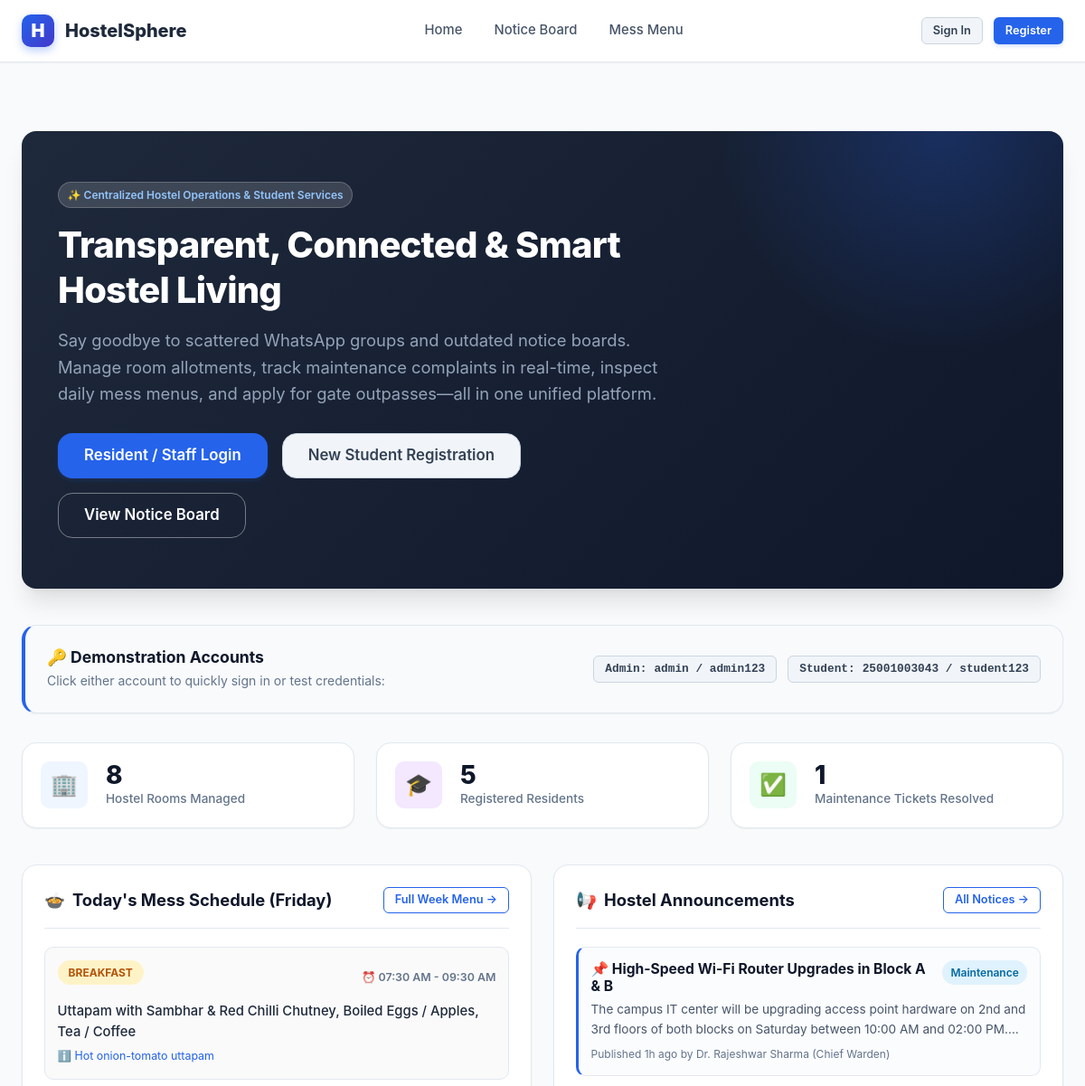
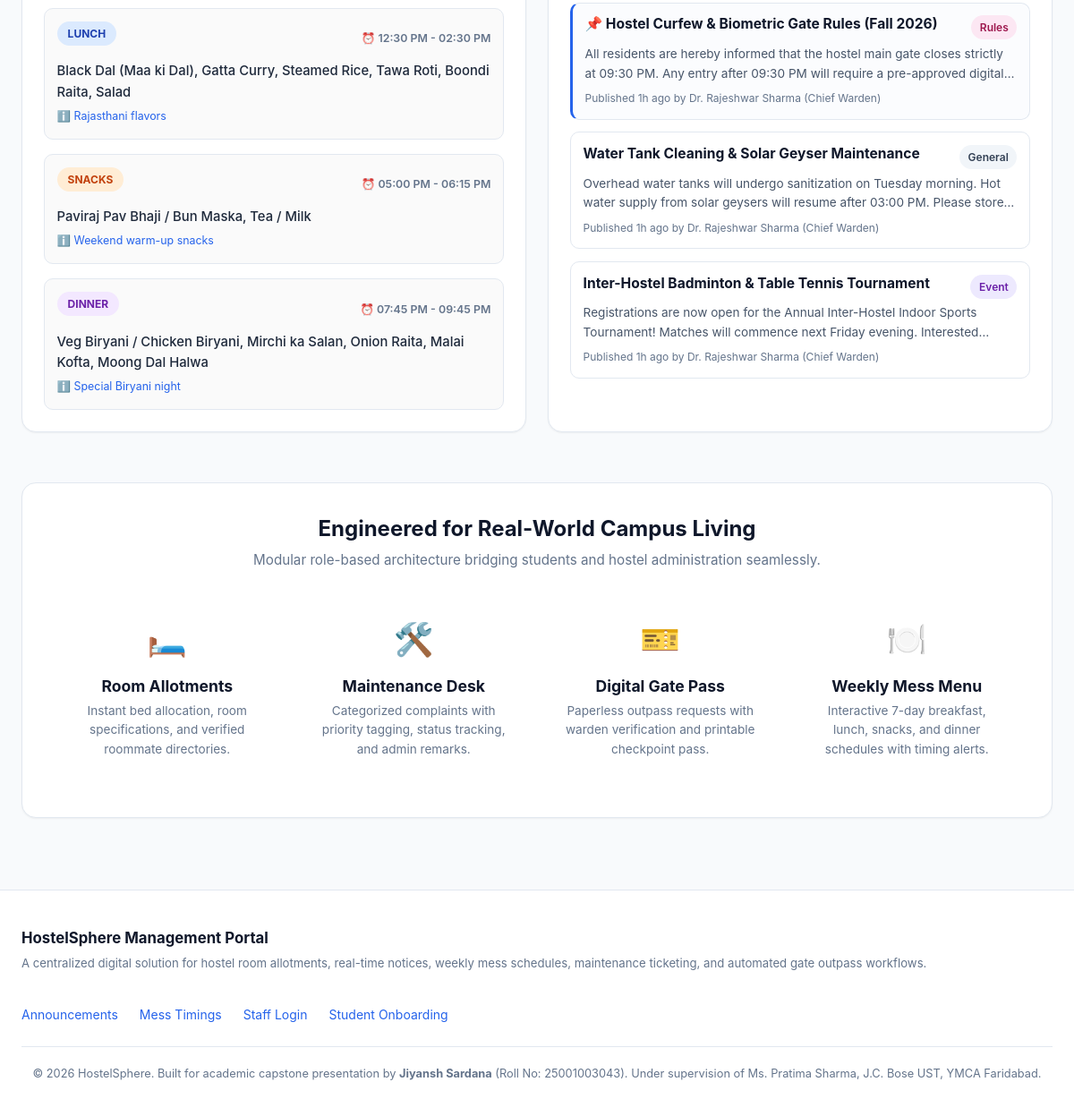
The page / on the database its author committed (2 pictures, top to bottom).
### tables this page shows
CREATE TABLE mess_menu (
    id INTEGER PRIMARY KEY AUTOINCREMENT,
    day_of_week TEXT NOT NULL CHECK(day_of_week IN ('Monday', 'Tuesday', 'Wednesday', 'Thursday', 'Friday', 'Saturday', 'Sunday')),
    meal_type TEXT NOT NULL CHECK(meal_type IN ('Breakfast', 'Lunch', 'Snacks', 'Dinner')),
    items TEXT NOT NULL,                     -- Comma-separated or descriptive menu items
    timings TEXT NOT NULL,                   -- e.g., '07:30 AM - 09:30 AM'
    special_note TEXT,
    updated_at TIMESTAMP DEFAULT CURRENT_TIMESTAMP,
    UNIQUE(day_of_week, meal_type)
);

CREATE TABLE notices (
    id INTEGER PRIMARY KEY AUTOINCREMENT,
    title TEXT NOT NULL,
    content TEXT NOT NULL,
    category TEXT DEFAULT 'General' CHECK(category IN ('Urgent', 'General', 'Mess', 'Event', 'Maintenance', 'Rules')),
    is_pinned INTEGER DEFAULT 0,            -- 1 for pinned at top
    created_by INTEGER NOT NULL,
    created_at TIMESTAMP DEFAULT CURRENT_TIMESTAMP,
    FOREIGN KEY (created_by) REFERENCES users(id) ON DELETE CASCADE
);

CREATE TABLE users (
    id INTEGER PRIMARY KEY AUTOINCREMENT,
    username TEXT UNIQUE NOT NULL,           -- Roll number for students or 'admin' for warden
    full_name TEXT NOT NULL,
    email TEXT UNIQUE NOT NULL,
    password_hash TEXT NOT NULL,
    role TEXT NOT NULL CHECK(role IN ('student', 'admin')),
    phone TEXT,
    guardian_name TEXT,
    guardian_phone TEXT,
    branch TEXT,                             -- e.g., 'Computer Engineering'
    semester INTEGER,                        -- e.g., 3
    gender TEXT CHECK(gender IN ('Male', 'Female', 'Other')),
    created_at TIMESTAMP DEFAULT CURRENT_TIMESTAMP
);

### app.py (the view)
@app.route('/')
def index():
    today = datetime.datetime.now().strftime('%A')
    notices = query_db("""
        SELECT n.*, u.full_name as author_name
        FROM notices n
        JOIN users u ON n.created_by = u.id
        ORDER BY n.is_pinned DESC, n.created_at DESC
        LIMIT 4
    """)
    today_meals = query_db("""
        SELECT * FROM mess_menu
        WHERE day_of_week = ?
        ORDER BY
            CASE meal_type
                WHEN 'Breakfast' THEN 1
                WHEN 'Lunch' THEN 2
                WHEN 'Snacks' THEN 3
                WHEN 'Dinner' THEN 4
            END
    """, (today,))
    stats = {
        'total_rooms': query_db("SELECT COUNT(*) as c FROM rooms", one=True)['c'],
        'total_students': query_db("SELECT COUNT(*) as c FROM users WHERE role = 'student'", one=True)['c'],
        'resolved_complaints': query_db("SELECT COUNT(*) as c FROM complaints WHERE status = 'Resolved'", one=True)['c']
    }
    return render_template('index.html', notices=notices, today_meals=today_meals, today=today, stats=stats)

### app.py (called while the page is built)
@app.context_processor
def inject_globals():
    user = None
    if 'user_id' in session:
        user = query_db("SELECT * FROM users WHERE id = ?", (session['user_id'],), one=True)
    days = ['Monday', 'Tuesday', 'Wednesday', 'Thursday', 'Friday', 'Saturday', 'Sunday']
    today_name = datetime.datetime.now().strftime('%A')
    return {
        'current_user': user,
        'current_year': datetime.datetime.now().year,
        'days_of_week': days,
        'today_name': today_name
    }

@app.template_filter('time_ago')
def time_ago(value):
    if not value:
        return ''
    try:
        dt = datetime.datetime.strptime(str(value).split('.')[0], '%Y-%m-%d %H:%M:%S')
        now = datetime.datetime.now()
        diff = now - dt
        if diff.days > 30:
            return dt.strftime('%d %b %Y')
        if diff.days > 0:
            return f"{diff.days}d ago"
        hours = diff.seconds // 3600
        if hours > 0:
            return f"{hours}h ago"
        minutes = diff.seconds // 60
        if minutes > 0:
            return f"{minutes}m ago"
        return "Just now"
    except Exception:
        return str(value)

### database.py (called while the page is built)
def get_db():
    db = getattr(g, '_database', None)
    if db is None:
        db = g._database = sqlite3.connect(DATABASE)
        db.row_factory = sqlite3.Row
        db.execute("PRAGMA foreign_keys = ON")
    return db

def close_connection(exception):
    db = getattr(g, '_database', None)
    if db is not None:
        db.close()

def query_db(query, args=(), one=False):
    cur = get_db().execute(query, args)
    rv = cur.fetchall()
    cur.close()
    return (rv[0] if rv else None) if one else rv

### templates/index.html (shortened to what this page needs)
{% extends 'base.html' %}
{% block content %}
<section class="hero-banner">
  <div class="hero-content">
    <span class="badge" style="background: rgba(255,255,255,0.15); color: #93c5fd; margin-bottom: 1rem; border: 1px solid rgba(255,255,255,0.2);">
      ✨ Centralized Hostel Operations & Student Services
    </span>
    <h1 class="hero-title">Transparent, Connected & Smart Hostel Living</h1>
    <p class="hero-subtitle">
      Say goodbye to scattered WhatsApp groups and outdated notice boards. Manage room allotments, track maintenance complaints in real-time, inspect daily mess menus, and apply for gate outpasses—all in one unified platform.
    </p>
    <div class="hero-actions">
      {% if current_user %}
        {% if current_user.role == 'student' %}
          <a href="{{ url_for('student_dashboard') }}" class="btn btn-primary btn-lg">Go to Student Dashboard &rarr;</a>
          <a href="{{ url_for('student_complaints') }}" class="btn btn-secondary btn-lg">Raise Complaint</a>
        {% else %}
          <a href="{{ url_for('admin_dashboard') }}" class="btn btn-primary btn-lg">Open Warden Portal &rarr;</a>
          <a href="{{ url_for('admin_outpass') }}" class="btn btn-secondary btn-lg">Review Outpasses</a>
        {% endif %}
      {% else %}
        <a href="{{ url_for('login') }}" class="btn btn-primary btn-lg">Resident / Staff Login</a>
        <a href="{{ url_for('register') }}" class="btn btn-secondary btn-lg">New Student Registration</a>
        <a href="{{ url_for('notices') }}" class="btn btn-outline btn-lg" style="color: white; border-color: rgba(255,255,255,0.4);">View Notice Board</a>
      {% endif %}
    </div>
  </div>
</section>
{% if not current_user %}
<div class="card" style="border-left: 4px solid var(--primary); background: #f8fafc; margin-bottom: 2rem;">
  <div style="display: flex; align-items: center; justify-content: space-between; flex-wrap: wrap; gap: 1rem;">
    <div>
      <h4 style="margin-bottom: 0.25rem;">🔑 Demonstration Accounts</h4>
      <p style="margin: 0; font-size: 0.875rem; color: var(--text-muted);">
        Click either account to quickly sign in or test credentials:
      </p>
    </div>
    <div style="display: flex; gap: 0.75rem; flex-wrap: wrap;">
      <a href="{{ url_for('login') }}" class="btn btn-sm btn-secondary" style="font-family: monospace;">
        <strong>Admin:</strong> admin / admin123
      </a>
      <a href="{{ url_for('login') }}" class="btn btn-sm btn-secondary" style="font-family: monospace;">
        <strong>Student:</strong> 25001003043 / student123
      </a>
    </div>
  </div>
</div>
{% endif %}
<div class="grid grid-cols-3" style="margin-bottom: 2.5rem;">
  <div class="stat-card">
    <div class="stat-icon blue">🏢</div>
    <div>
      <div class="stat-val">{{ stats.total_rooms }}</div>
      <div class="stat-lbl">Hostel Rooms Managed</div>
    </div>
  </div>
  <div class="stat-card">
    <div class="stat-icon purple">🎓</div>
    <div>
      <div class="stat-val">{{ stats.total_students }}</div>
      <div class="stat-lbl">Registered Residents</div>
    </div>
  </div>
  <div class="stat-card">
    <div class="stat-icon green">✅</div>
    <div>
      <div class="stat-val">{{ stats.resolved_complaints }}</div>
      <div class="stat-lbl">Maintenance Tickets Resolved</div>
    </div>
  </div>
</div>
<div class="grid grid-cols-2" style="margin-bottom: 2rem;">
  <div class="card">
    <div class="card-header">
      <div class="card-title">
        <span>🍲</span>
        <span>Today's Mess Schedule ({{ today }})</span>
      </div>
      <a href="{{ url_for('mess_menu') }}" class="btn btn-sm btn-outline">Full Week Menu &rarr;</a>
    </div>
    {% if today_meals %}
      <div style="display: flex; flex-direction: column; gap: 1rem;">
        {% for meal in today_meals %}
          <div style="padding: 0.85rem; border: 1px solid var(--border-color); border-radius: var(--radius-md); background: #fafafa;">
            <div style="display: flex; justify-content: space-between; align-items: center; margin-bottom: 0.35rem;">
              <span class="meal-badge meal-{{ meal.meal_type|lower }}">{{ meal.meal_type }}</span>
              <span style="font-size: 0.775rem; color: var(--text-muted); font-weight: 600;">⏰ {{ meal.timings }}</span>
            </div>
            <p style="font-size: 0.925rem; font-weight: 500; margin: 0; color: #1e293b;">
              {{ meal.items }}
            </p>
            {% if meal.special_note %}
              <small style="color: var(--primary); font-size: 0.775rem;">ℹ️ {{ meal.special_note }}</small>
            {% endif %}
          </div>
        {% endfor %}
      </div>
    {% else %}
      <p style="color: var(--text-muted); text-align: center; padding: 2rem 0;">No mess schedule found for today.</p>
    {% endif %}
  </div>
  <div class="card">
    <div class="card-header">
      <div class="card-title">
        <span>📢</span>
        <span>Hostel Announcements</span>
      </div>
      <a href="{{ url_for('notices') }}" class="btn btn-sm btn-outline">All Notices &rarr;</a>
    </div>
    {% if notices %}
      <div style="display: flex; flex-direction: column; gap: 0.85rem;">
        {% for notice in notices %}
          <div style="padding: 0.85rem; border: 1px solid var(--border-color); border-radius: var(--radius-md); {% if notice.is_pinned %}background: #fbfcfe; border-left: 3px solid var(--primary);{% endif %}">
            <div style="display: flex; justify-content: space-between; align-items: flex-start; gap: 0.5rem; margin-bottom: 0.35rem;">
              <h4 style="font-size: 0.975rem; font-weight: 700; margin: 0;">
                {% if notice.is_pinned %}📌 {% endif %}{{ notice.title }}
              </h4>
              <span class="badge badge-cat-{{ notice.category|lower }}">{{ notice.category }}</span>
            </div>
            <p style="font-size: 0.85rem; color: #475569; margin-bottom: 0.4rem; display: -webkit-box; -webkit-line-clamp: 2; -webkit-box-orient: vertical; overflow: hidden;">
              {{ notice.content }}
            </p>
            <div style="font-size: 0.75rem; color: var(--text-muted);">
              Published {{ notice.created_at|time_ago }} by {{ notice.author_name }}
            </div>
          </div>
        {% endfor %}
      </div>
    {% else %}
      <p style="color: var(--text-muted); text-align: center; padding: 2rem 0;">No announcements posted currently.</p>
    {% endif %}
  </div>
</div>
<div class="card" style="padding: 2.25rem;">
  <div style="text-align: center; max-width: 650px; margin: 0 auto 2rem auto;">
    <h2 style="margin-bottom: 0.5rem;">Engineered for Real-World Campus Living</h2>
    <p style="color: var(--text-muted); font-size: 0.95rem;">
      Modular role-based architecture bridging students and hostel administration seamlessly.
    </p>
  </div>
  <div class="grid grid-cols-4">
    <div style="text-align: center; padding: 1rem;">
      <div style="font-size: 2.25rem; margin-bottom: 0.75rem;">🛏️</div>
      <h4>Room Allotments</h4>
      <p style="font-size: 0.85rem; color: var(--text-muted); margin-top: 0.35rem;">
        Instant bed allocation, room specifications, and verified roommate directories.
      </p>
    </div>
    <div style="text-align: center; padding: 1rem;">
      <div style="font-size: 2.25rem; margin-bottom: 0.75rem;">🛠️</div>
      <h4>Maintenance Desk</h4>
      <p style="font-size: 0.85rem; color: var(--text-muted); margin-top: 0.35rem;">
        Categorized complaints with priority tagging, status tracking, and admin remarks.
      </p>
    </div>
    <div style="text-align: center; padding: 1rem;">
      <div style="font-size: 2.25rem; margin-bottom: 0.75rem;">🎫</div>
      <h4>Digital Gate Pass</h4>
      <p style="font-size: 0.85rem; color: var(--text-muted); margin-top: 0.35rem;">
        Paperless outpass requests with warden verification and printable checkpoint pass.
      </p>
    </div>
    <div style="text-align: center; padding: 1rem;">
      <div style="font-size: 2.25rem; margin-bottom: 0.75rem;">🍽️</div>
      <h4>Weekly Mess Menu</h4>
      <p style="font-size: 0.85rem; color: var(--text-muted); margin-top: 0.35rem;">
        Interactive 7-day breakfast, lunch, snacks, and dinner schedules with timing alerts.
      </p>
    </div>
  </div>
</div>
{% endblock %}

### templates/base.html (shortened to what this page needs)
<!DOCTYPE html>
<html lang="en">
<head>
  <link rel="stylesheet" href="{{ url_for('static', filename='css/style.css') }}">
</head>
<body>
  <header class="navbar">
    <div class="container">
      <a href="{{ url_for('index') }}" class="brand-link">
        <div class="brand-icon">H</div>
        <span>HostelSphere</span>
      </a>
      <nav>
        <ul class="nav-links">
          <li class="nav-item"><a href="{{ url_for('index') }}">Home</a></li>
          <li class="nav-item"><a href="{{ url_for('notices') }}">Notice Board</a></li>
          <li class="nav-item"><a href="{{ url_for('mess_menu') }}">Mess Menu</a></li>
        </ul>
      </nav>
      <div class="nav-actions">
        {% if current_user %}
          <div class="user-badge">
            <span>{{ current_user.full_name.split(' ')[0] }}</span>
            <span class="role-tag {{ current_user.role }}">{{ current_user.role }}</span>
          </div>
          <a href="{{ url_for('profile') }}" class="btn btn-secondary btn-sm" title="My Profile">Profile</a>
          <a href="{{ url_for('logout') }}" class="btn btn-outline btn-sm">Sign Out</a>
        {% else %}
          <a href="{{ url_for('login') }}" class="btn btn-secondary btn-sm">Sign In</a>
          <a href="{{ url_for('register') }}" class="btn btn-primary btn-sm">Register</a>
        {% endif %}
      </div>
    </div>
  </header>
  <main class="main-content">
    <div class="container">
      {% block content %}{% endblock %}
    </div>
  </main>
  <footer class="footer">
    <div class="container">
      <div class="footer-content">
        <div>
          <strong style="color: var(--text-main); font-size: 1.05rem;">HostelSphere Management Portal</strong>
          <p style="margin-top: 0.25rem; font-size: 0.825rem;">
            A centralized digital solution for hostel room allotments, real-time notices, weekly mess schedules, maintenance ticketing, and automated gate outpass workflows.
          </p>
        </div>
        <ul class="footer-links">
          <li><a href="{{ url_for('notices') }}">Announcements</a></li>
          <li><a href="{{ url_for('mess_menu') }}">Mess Timings</a></li>
          {% if not current_user %}
            <li><a href="{{ url_for('login') }}">Staff Login</a></li>
            <li><a href="{{ url_for('register') }}">Student Onboarding</a></li>
          {% endif %}
        </ul>
      </div>
      <div class="footer-credits">
        <p>
          &copy; {{ current_year }} HostelSphere. Built for academic capstone presentation by <strong>Jiyansh Sardana</strong> (Roll No: 25001003043).
          Under supervision of Ms. Pratima Sharma, J.C. Bose UST, YMCA Faridabad.
        </p>
      </div>
    </div>
  </footer>
</body>
</html>

### rows shown on the page
mess_menu: meal_type "BREAKFAST", timings "07:30 AM - 09:30 AM", items "Uttapam with Sambhar & Red Chilli Chutney, Boiled Eggs / Apples, Tea / Coffee", special_note "Hot onion-tomato uttapam"
mess_menu: meal_type "LUNCH", timings "12:30 PM - 02:30 PM", items "Black Dal (Maa ki Dal), Gatta Curry, Steamed Rice, Tawa Roti, Boondi Raita, Salad", special_note "Rajasthani flavors"
mess_menu: meal_type "SNACKS", timings "05:00 PM - 06:15 PM", items "Paviraj Pav Bhaji / Bun Maska, Tea / Milk", special_note "Weekend warm-up snacks"
mess_menu: meal_type "DINNER", timings "07:45 PM - 09:45 PM", items "Veg Biryani / Chicken Biryani, Mirchi ka Salan, Onion Raita, Malai Kofta, Moong Dal Halwa", special_note "Special Biryani night"
notices: title "High-Speed Wi-Fi Router Upgrades in Block A & B", category "Maintenance", content "The campus IT center will be upgrading access point hardware on 2nd and 3rd floors of both blocks on Saturday between 10:00 AM and 02:00…", created_at "1h ago", author_name "Dr. Rajeshwar Sharma (Chief Warden)"
notices: title "Hostel Curfew & Biometric Gate Rules (Fall 2026)", category "Rules", content "All residents are hereby informed that the hostel main gate closes strictly at 09:30 PM. Any entry after 09:30 PM will require a pre-approved…", created_at "1h ago", author_name "Dr. Rajeshwar Sharma (Chief Warden)"
notices: title "Water Tank Cleaning & Solar Geyser Maintenance", category "General", content "Overhead water tanks will undergo sanitization on Tuesday morning. Hot water supply from solar geysers will resume after 03:00 PM. Please…", created_at "1h ago", author_name "Dr. Rajeshwar Sharma (Chief Warden)"
notices: title "Inter-Hostel Badminton & Table Tennis Tournament", category "Event", content "Registrations are now open for the Annual Inter-Hostel Indoor Sports Tournament! Matches will commence next Friday evening.…", created_at "1h ago", author_name "Dr. Rajeshwar Sharma (Chief Warden)"

### other values the page prints
{{ stats.total_rooms }} "8"
{{ stats.total_students }} "5"
{{ stats.resolved_complaints }} "1"
